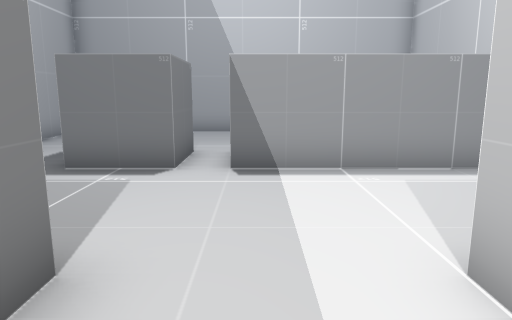
[1] (above)

16 first-person views from a walk through a Unity game level. The camera is 1.3 m above the floor, tilts 10° down and sees 70° across. The floor is counted in squares, 1 m on a side. Each view is taken from the middle of a square. On the plan, view 1 faces up. The plan holds only what a view shows up to about 15 squares ahead; the rest is blank. The place goes on beyond the plan. The player character is not drawn.

[2]
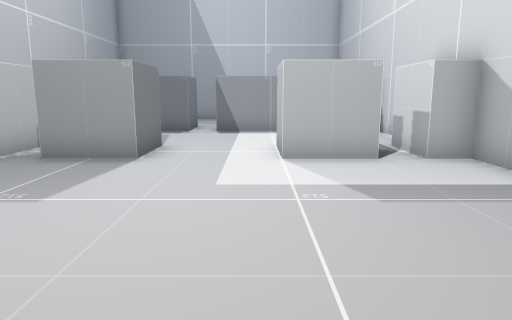

[3]
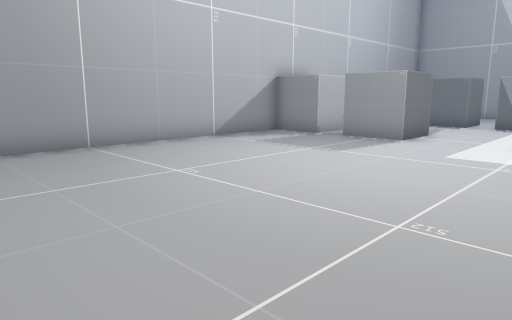

[4]
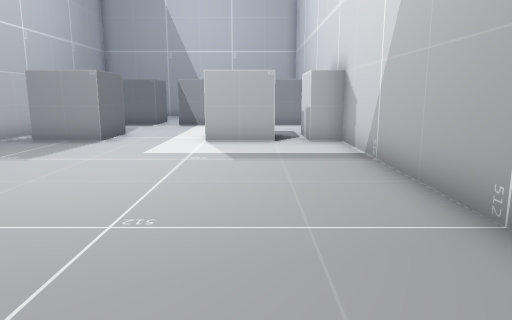

[5]
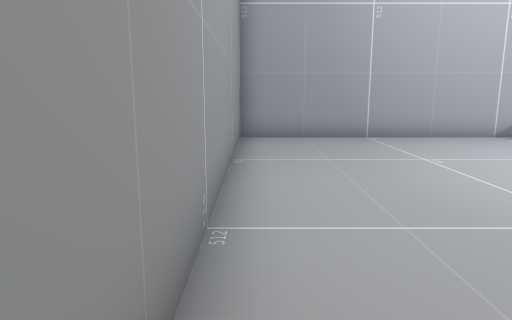

[6]
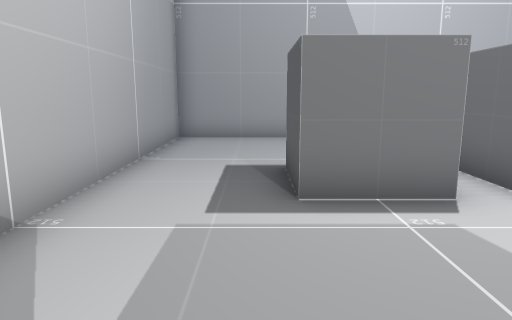

[7]
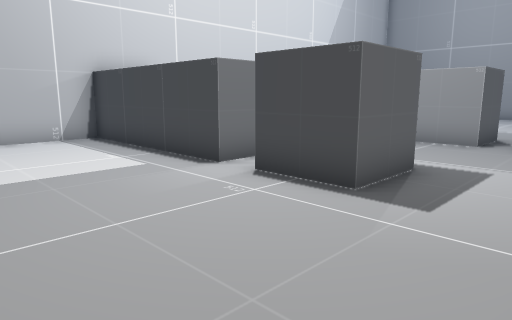

[8]
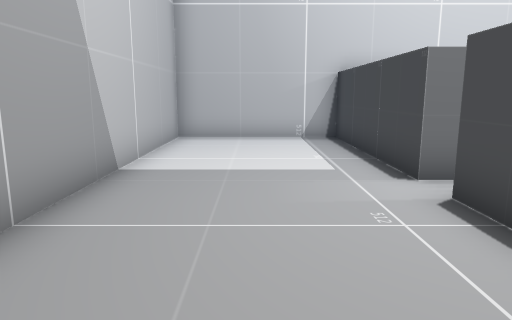

[9]
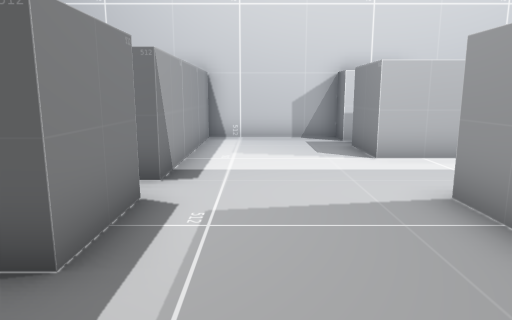

[10]
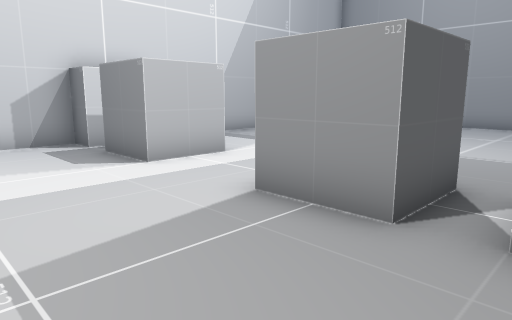

[11]
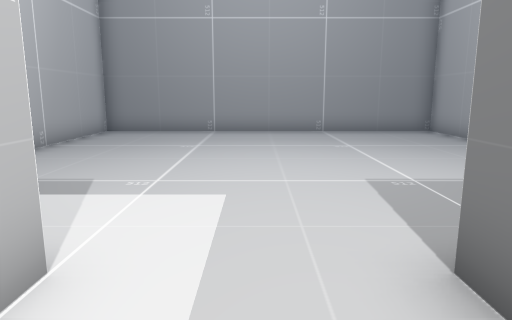

[12]
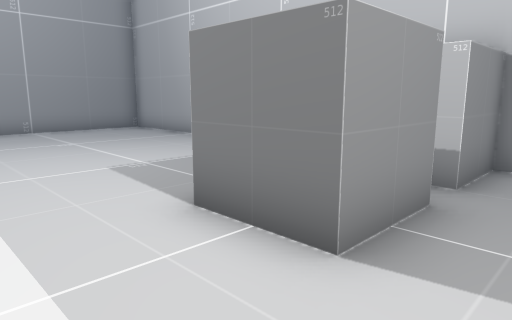

[13]
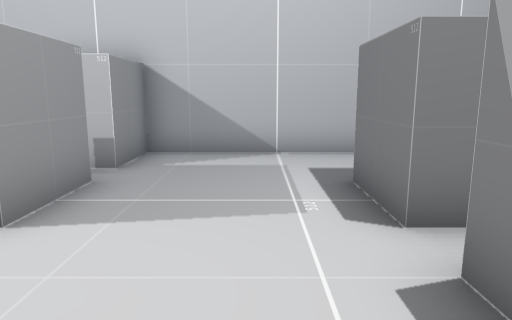

[14]
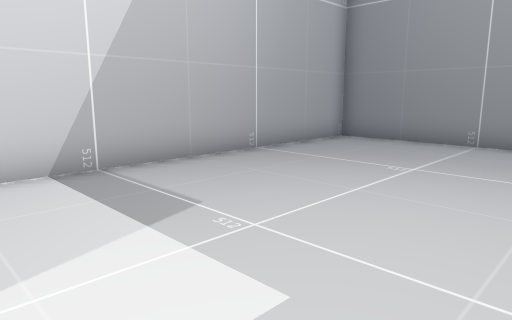

[15]
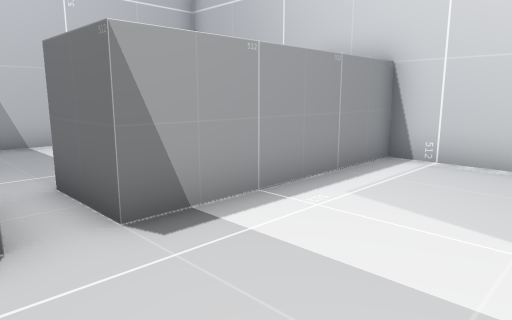

[16]
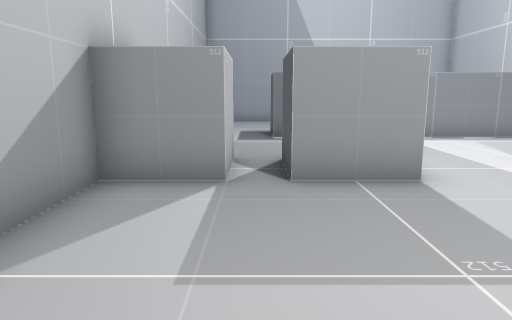

### Floor plan
Points are (right, up) in squares from view 1. A wall is a line through its corners. A room is listed if a view was taken in it or the views show most of it. See-through windows are left out.
Room 1 (views 1, 2, 3, 4, 5, 6, 7, 8, 9, 10, 11, 12, 13, 14, 15, 16)
walls: (-1.5, 0.5) (-3.5, 0.5) (-3.5, 2.5) (-1.5, 2.5) (-1.5, 0.5); (-4.5, 0.5) (-6.4, 0.5) (-6.4, -10.5) (5.5, -10.5) (5.5, 0.5) (4.5, 0.5) (4.5, 2.5) (5.5, 2.5) (5.5, 6.5) (-0.5, 6.5) (-0.5, 8.5) (5.5, 8.5) (5.5, 13.5) (-6.4, 13.5) (-6.4, 2.5) (-4.5, 2.5) (-4.5, 0.5); (3.6, 0.5) (1.5, 0.5) (1.5, 2.5) (3.6, 2.5); (-1.5, 6.5) (-3.5, 6.5) (-3.5, 8.5) (-1.5, 8.5) (-1.5, 6.5)

Positions as (right, up) in squares from view 1, and headings:
1: (0, 0), facing up
2: (1, -7), facing up
3: (3, -10), facing up-left
4: (3, -10), facing up
5: (5, -10), facing left
6: (-4, 2), facing up
7: (-6, 13), facing down-right
8: (-6, 11), facing right
9: (-6, 5), facing right
10: (-5, 6), facing down-right
11: (0, 3), facing down
12: (1, 4), facing down-left
13: (2, 5), facing left
14: (-1, 0), facing down-right
15: (-2, 3), facing up-right
16: (-4, -5), facing up
